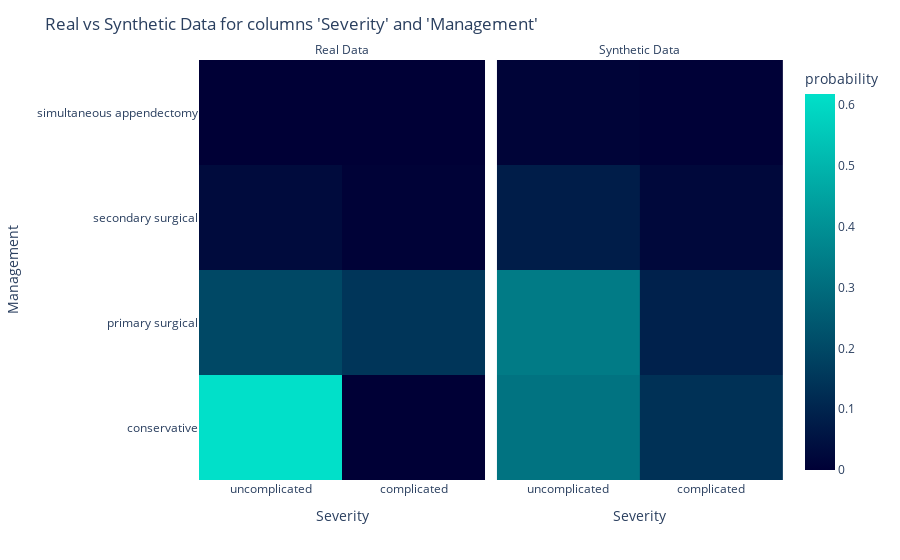
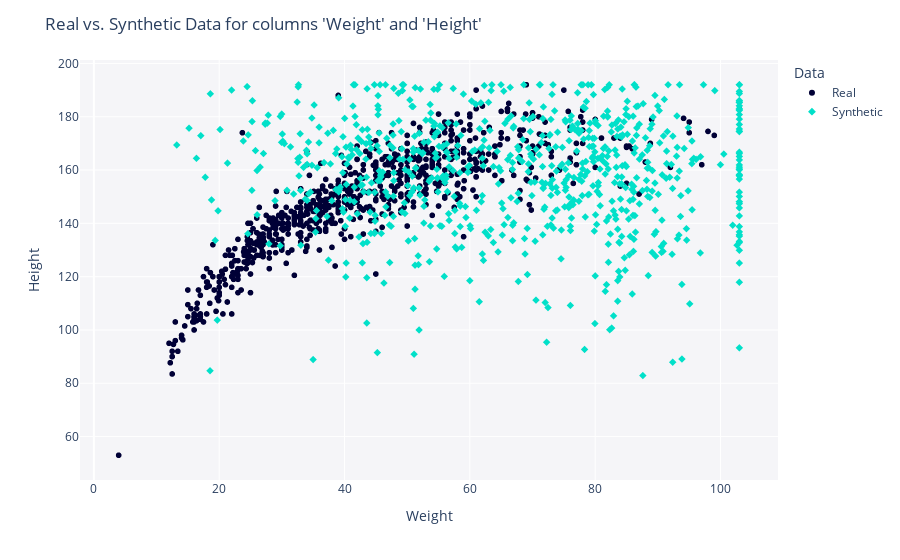

Notebook cell for these charts, in order:
### Code cell
# plot two variables:
from sdv.evaluation.single_table import get_column_pair_plot

fig_categorical = get_column_pair_plot(
    real_data=rpad_df,
    synthetic_data=synth_data,
    column_names=["Severity", "Management"],
    metadata=metadata)

fig_categorical.show()
fig_categorical.write_image(file = f"pages/evaluation/{folder_name}/images/Severity_Management_pair_plot.png")

fig_numerical = get_column_pair_plot(
    real_data=rpad_df,
    synthetic_data=synth_data,
    column_names=["Weight", "Height"],
    metadata=metadata)

fig_numerical.show()
fig_numerical.write_image(file = f"pages/evaluation/{folder_name}/images/Weight_Height_pair_plot.png")

### Figure 1 — Plotly figure (JSON) as saved in the notebook; plotly's stock layout.template omitted (floating-point values rounded to 4 significant figures; data arrays with more than 128 entries replaced by an {"elided": "..."} marker saying what was removed)
{"data": [{"coloraxis": "coloraxis", "histnorm": "probability", "hovertemplate": "Data=Real<br>Severity=%{x}<br>Management=%{y}<br>probability=%{z}<extra></extra>", "name": "", "type": "histogram2d", "x": {"elided": "782 str values"}, "xaxis": "x", "xbingroup": "x", "y": {"elided": "782 str values"}, "yaxis": "y", "ybingroup": "y"}, {"coloraxis": "coloraxis", "histnorm": "probability", "hovertemplate": "Data=Synthetic<br>Severity=%{x}<br>Management=%{y}<br>probability=%{z}<extra></extra>", "name": "", "type": "histogram2d", "x": {"elided": "782 str values"}, "xaxis": "x2", "xbingroup": "x", "y": {"elided": "782 str values"}, "yaxis": "y2", "ybingroup": "y"}], "layout": {"annotations": [{"font": {}, "showarrow": false, "text": "Real Data", "x": 0.245, "xanchor": "center", "xref": "paper", "y": 1, "yanchor": "bottom", "yref": "paper"}, {"font": {}, "showarrow": false, "text": "Synthetic Data", "x": 0.755, "xanchor": "center", "xref": "paper", "y": 1, "yanchor": "bottom", "yref": "paper"}], "coloraxis": {"colorbar": {"title": {"text": "probability"}}, "colorscale": [[0, "#000036"], [1, "#01E0C9"]]}, "legend": {"tracegroupgap": 0}, "margin": {"t": 60}, "title": {"text": "Real vs Synthetic Data for columns 'Severity' and 'Management'"}, "xaxis": {"anchor": "y", "domain": [0, 0.49], "title": {"text": "Severity"}}, "xaxis2": {"anchor": "y2", "domain": [0.51, 1], "matches": "x", "title": {"text": "Severity"}}, "yaxis": {"anchor": "x", "domain": [0, 1], "title": {"text": "Management"}}, "yaxis2": {"anchor": "x2", "domain": [0, 1], "matches": "y", "showticklabels": false}}}

### Figure 2 — Plotly figure (JSON) as saved in the notebook; plotly's stock layout.template omitted (floating-point values rounded to 4 significant figures; data arrays with more than 128 entries replaced by an {"elided": "..."} marker saying what was removed)
{"data": [{"hovertemplate": "Data=Real<br>Weight=%{x}<br>Height=%{y}<extra></extra>", "legendgroup": "Real", "marker": {"color": "#000036", "symbol": "circle"}, "mode": "markers", "name": "Real", "showlegend": true, "type": "scattergl", "x": {"elided": "782 float values"}, "xaxis": "x", "y": {"elided": "782 float values"}, "yaxis": "y"}, {"hovertemplate": "Data=Synthetic<br>Weight=%{x}<br>Height=%{y}<extra></extra>", "legendgroup": "Synthetic", "marker": {"color": "#01E0C9", "symbol": "diamond"}, "mode": "markers", "name": "Synthetic", "showlegend": true, "type": "scattergl", "x": {"elided": "782 float values"}, "xaxis": "x", "y": {"elided": "782 float values"}, "yaxis": "y"}], "layout": {"legend": {"title": {"text": "Data"}, "tracegroupgap": 0}, "margin": {"t": 60}, "plot_bgcolor": "#F5F5F8", "title": {"text": "Real vs. Synthetic Data for columns 'Weight' and 'Height'"}, "xaxis": {"anchor": "y", "domain": [0, 1], "title": {"text": "Weight"}}, "yaxis": {"anchor": "x", "domain": [0, 1], "title": {"text": "Height"}}}}
